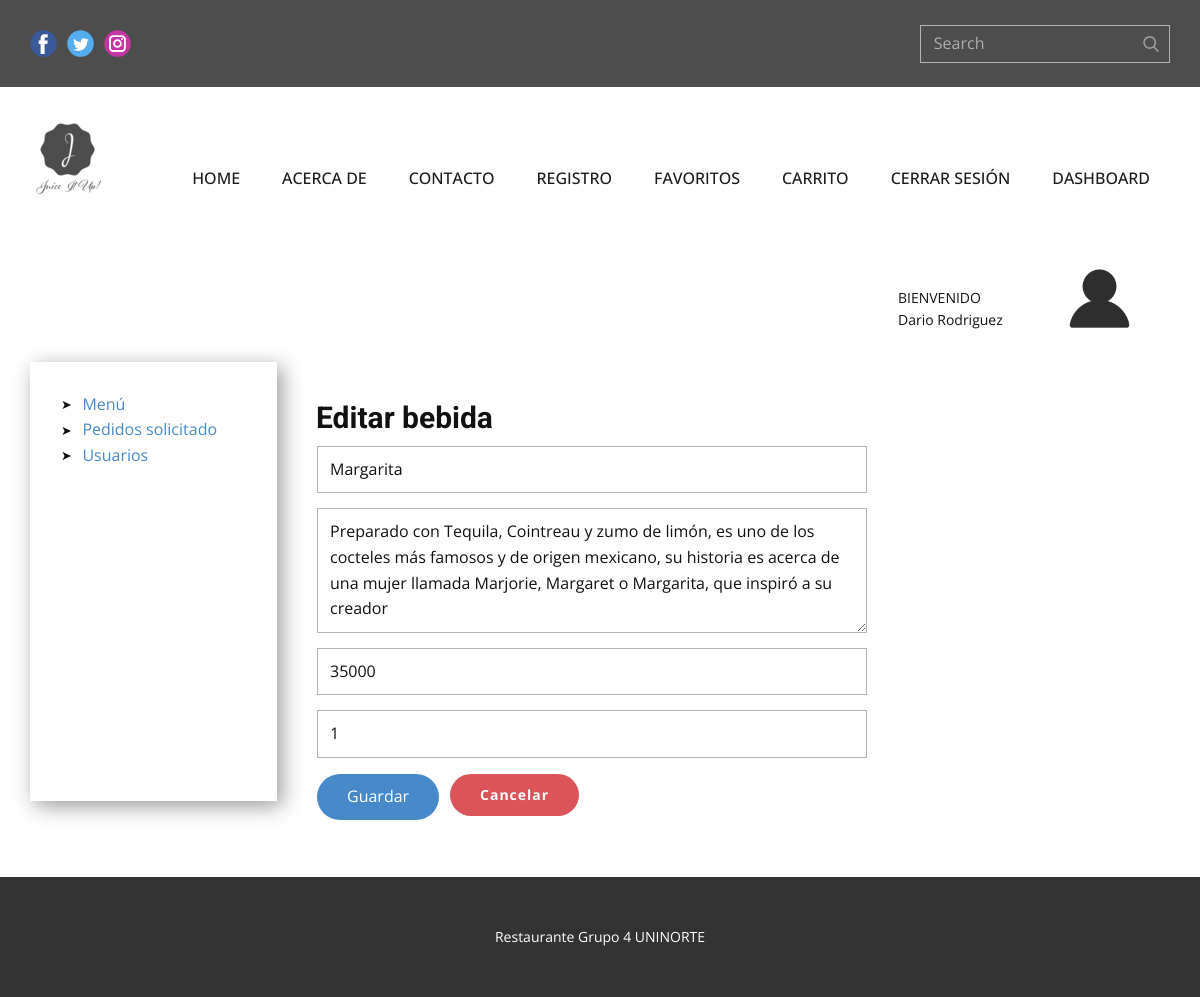
Page /update_bebida/1 (signed in) on the earlier database version.
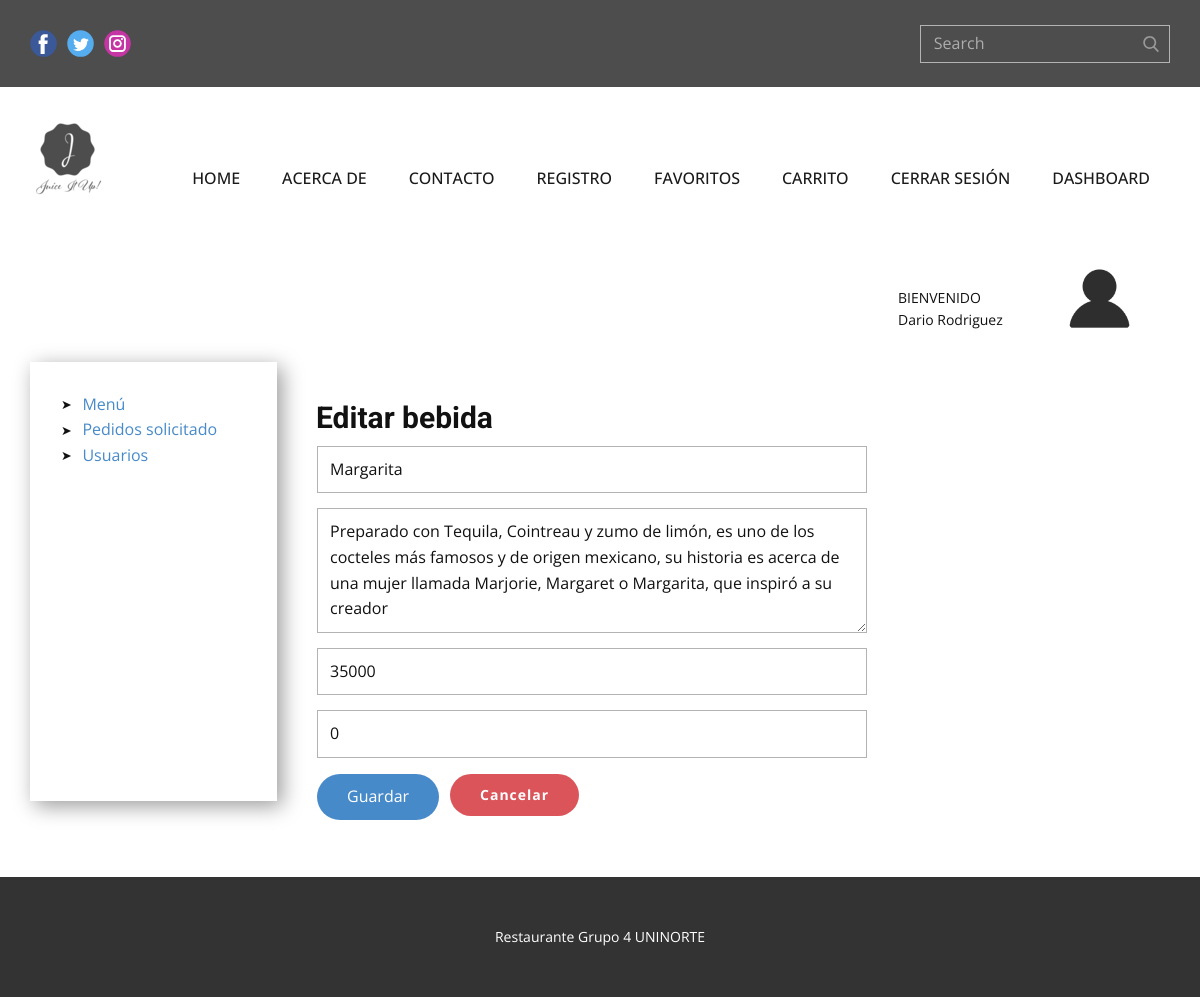
Same page on the later database version.
### tables this page shows
CREATE TABLE bebidas (id INTEGER PRIMARY KEY NOT NULL, nombreBebida VARCHAR NOT NULL, descripcion TEXT NOT NULL, precio INTEGER NOT NULL, estado BOOLEAN DEFAULT (1), created_by DATE, updated_by DATE, urlField VARCHAR);

### app.py (the view, shortened to what this page needs)
@app.route('/update_bebida/<int:id>', methods=["GET","POST"])
def update_bebida(id):
    if session:
        try:
            return render_template('bebida_update_form.html', row = bebida_controller.get_bebida(id))
        except:
            return render_template('bebida_update_form.html', row = bebida_controller.get_bebida(id))
    return redirect(url_for("login"))

### bebida_controller.py (called while the page is built)
def get_bebida(id):
    db = sqlconnection()
    db.row_factory=sqlite3.Row
    cur = db.cursor()
    statement = "SELECT * FROM bebidas WHERE id = ?;"
    cur.execute(statement, [id])
    row = cur.fetchall()
    return row

### db.py (called while the page is built)
def sqlconnection():
    conn = sqlite3.connect(database)
    return conn

### templates/bebida_update_form.html (shortened to what this page needs)
{% extends "index.html" %}
{% block style %}
    <link rel="stylesheet" href="{{ url_for('static', filename='style/usuario_update_form.css') }}" media="screen">
{% endblock style %}
{% block content %}
    <section class="u-clearfix u-section-1" id="sec-b3eb">
      <div class="u-align-left u-clearfix u-sheet u-valign-top u-sheet-1">
        <div class="u-clearfix u-expanded-width u-layout-wrap u-layout-wrap-1">
          <div class="u-layout">
            <div class="u-layout-col">
              <div class="u-size-30">
                <div class="u-layout-col">
                  <div class="u-container-style u-layout-cell u-size-60 u-layout-cell-1">
                    <div class="u-container-layout u-valign-top u-container-layout-1">
                      <div class="u-image u-image-circle u-preserve-proportions u-image-1" alt="" data-image-width="512" data-image-height="512"></div>
                      <p class="u-small-text u-text u-text-variant u-text-1">BIENVENIDO</p>
                      <p class="u-small-text u-text u-text-variant u-text-2">{{session["nombre"]}}</p>
                    </div>
                  </div>
                </div>
              </div>
              <div class="u-size-30">
                <div class="u-layout-row">
                  <div class="u-container-style u-layout-cell u-size-13 u-layout-cell-2">
                    <div class="u-container-layout u-container-layout-2">
                      <ul class="u-custom-list u-text u-text-default u-text-3">
                        {% if session["super"] == 1 or session["admin"] == 1 %}
                        <li>
                          <div class="u-list-icon">
                            <div xmlns="http://www.w3.org/2000/svg" xmlns:xlink="http://www.w3.org/1999/xlink" version="1.1" xml:space="preserve" class="u-svg-content">➤</div>
                          </div>
                          <a href="{{ url_for('getBebidas') }}"> Menú</a>
                        </li>
                        <li>
                          <div class="u-list-icon">
                            <div xmlns="http://www.w3.org/2000/svg" xmlns:xlink="http://www.w3.org/1999/xlink" version="1.1" xml:space="preserve" class="u-svg-content">➤</div>
                          </div>
                          <a href="{{ url_for('listPedidos') }}"> Pedidos solicitado</a>
                        </li>
                        {% endif %}
                        <li>
                          <div class="u-list-icon">
                            <div xmlns="http://www.w3.org/2000/svg" xmlns:xlink="http://www.w3.org/1999/xlink" version="1.1" xml:space="preserve" class="u-svg-content">➤</div>
                          </div>
                          <a href="{{ url_for('getUsuarios') }}"> Usuarios</a>
                        </li>
                      </ul>
                    </div>
                  </div>
                  <div class="u-container-style u-layout-cell u-size-47 u-layout-cell-3">
                    <div class="u-container-layout u-container-layout-3">
                      <h3 class="u-text u-text-default u-text-4">Editar bebida</h3>
                      <div class="u-form u-form-1">
                        {% for r in row %}
                        <form method="POST" source="custom" class="u-clearfix u-form-custom-backend u-form-spacing-15 u-form-vertical u-inner-form" name="formUpdateB" style="padding: 10px;">
                          <div class="u-form-group u-form-name u-form-group-1">
                            <input type="text" placeholder="Nombre bebida" id="name-b527" name="nombre" class="u-border-1 u-border-grey-30 u-input u-input-rectangle u-white" value="{{ r ["nombreBebida"] }}">
                          </div>
                          <div class="u-form-group u-form-message u-form-group-2">
                            <textarea rows="4" cols="50" placeholder="Descripción" id="message-e1a1" name="descripcion" class="u-border-1 u-border-grey-30 u-input u-input-rectangle u-white">{{ r ["descripcion"] }}</textarea>
                          </div>
                          <div class="u-form-group u-form-group-3">
                            <input type="text" placeholder="Precio" id="text-9ec3" name="precio" class="u-border-1 u-border-grey-30 u-input u-input-rectangle u-white" value="{{ r ["precio"] }}">
                          </div>
                          <div class="u-form-group u-form-group-4">
                            <input type="text" placeholder="Disponibilidad" id="text-4441" name="disponibilidad" class="u-border-1 u-border-grey-30 u-input u-input-rectangle u-white" value="{{ r ["estado"] }}">
                          </div>
                          <div class="u-align-left u-form-group u-form-submit">
                            <button type="submit" class="u-active-palette-1-light-1 u-border-none u-btn u-btn-round u-btn-submit u-button-style u-hover-palette-1-light-1 u-palette-1-base u-radius-50 u-text-body-alt-color u-btn-1">Guardar</button>
                          </div>
                        </form>
                        {% endfor %}
                      </div>
                      <a href="{{ url_for('getBebidas') }}" class="u-border-none u-btn u-btn-round u-button-style u-hover-palette-1-light-1 u-palette-2-base u-radius-21 u-btn-2">Cancelar</a>
                    </div>
                  </div>
                </div>
              </div>
            </div>
          </div>
        </div>
      </div>
    </section>
{% endblock content %}

### templates/index.html (shortened to what this page needs)
<!DOCTYPE html>
<html style="font-size: 16px;" lang="es">
  <head>
    <link rel="stylesheet" href="{{ url_for('static', filename='style/nicepage.css') }}" media="screen">
    {% block style %}{% endblock style %}
  </head>
  <body data-home-page="index.html" data-home-page-title="index" class="u-body">
    {% block header %}
    <header class="u-align-left u-clearfix u-header u-section-row-container" id="sec-965c"><div class="u-section-rows">
        <div class="u-grey-70 u-section-row u-section-row-1" id="sec-46aa">
          <div class="u-clearfix u-sheet u-sheet-1">
            <div class="u-social-icons u-spacing-10 u-social-icons-1">
              <a class="u-social-url" title="facebook" target="_blank" href=""><span class="u-icon u-social-facebook u-social-icon u-icon-1"><svg class="u-svg-link" preserveAspectRatio="xMidYMin slice" viewBox="0 0 112 112"><use xmlns:xlink="http://www.w3.org/1999/xlink" xlink:href="#svg-dfe3"></use></svg></span>
              </a>
              <a class="u-social-url" title="twitter" target="_blank" href=""><span class="u-icon u-social-icon u-social-twitter u-icon-2"><svg class="u-svg-link" preserveAspectRatio="xMidYMin slice" viewBox="0 0 112 112"><use xmlns:xlink="http://www.w3.org/1999/xlink" xlink:href="#svg-1291"></use></svg></span>
              </a>
              <a class="u-social-url" title="instagram" target="_blank" href=""><span class="u-icon u-social-icon u-social-instagram u-icon-3"><svg class="u-svg-link" preserveAspectRatio="xMidYMin slice" viewBox="0 0 112 112"><use xmlns:xlink="http://www.w3.org/1999/xlink" xlink:href="#svg-23ed"></use></svg></span>
              </a>
            </div>
            <form action="#" method="get" class="u-border-1 u-border-grey-30 u-expanded-width-xs u-search u-search-right u-search-1">
              <button class="u-search-button" type="submit">
                <span class="u-search-icon u-spacing-10 u-text-grey-40">
                  <svg class="u-svg-link" preserveAspectRatio="xMidYMin slice" viewBox="0 0 56.966 56.966"><use xmlns:xlink="http://www.w3.org/1999/xlink" xlink:href="#svg-9dab"></use></svg>
                </span>
              </button>
              <input class="u-search-input" type="search" name="search" value="" placeholder="Search">
            </form>
          </div>
        </div>
        <div class="u-section-row u-section-row-2" id="sec-37e8">
          <div class="u-clearfix u-sheet u-valign-middle u-sheet-2">
            <a href="{{ url_for('index') }}" class="u-image u-logo u-image-1" data-image-width="80" data-image-height="40">
              <img src="{{ url_for('static', filename='images/default-logo.png') }}" class="u-logo-image u-logo-image-1" data-image-width="80">
            </a>
            <nav data-position="" class="u-menu u-menu-dropdown u-offcanvas u-menu-1">
              <div class="u-custom-menu u-nav-container">
                <ul class="u-nav u-spacing-2 u-unstyled u-nav-1"><li class="u-nav-item"><a class="u-active-palette-1-base u-border-active-palette-1-base u-border-hover-palette-1-light-1 u-button-style u-hover-palette-1-light-1 u-nav-link u-text-active-white u-text-grey-90 u-text-hover-white" href="{{ url_for('index') }}" style="padding: 10px 20px;">Home</a>
</li><li class="u-nav-item"><a class="u-active-palette-1-base u-border-active-palette-1-base u-border-hover-palette-1-light-1 u-button-style u-hover-palette-1-light-1 u-nav-link u-text-active-white u-text-grey-90 u-text-hover-white" href="{{ url_for('about') }}" style="padding: 10px 20px;">Acerca de</a>
</li><li class="u-nav-item"><a class="u-active-palette-1-base u-border-active-palette-1-base u-border-hover-palette-1-light-1 u-button-style u-hover-palette-1-light-1 u-nav-link u-text-active-white u-text-grey-90 u-text-hover-white" href="{{ url_for('contacto') }}" style="padding: 10px 20px;">contacto</a>
</li><li class="u-nav-item"><a class="u-active-palette-1-base u-border-active-palette-1-base u-border-hover-palette-1-light-1 u-button-style u-hover-palette-1-light-1 u-nav-link u-text-active-white u-text-grey-90 u-text-hover-white" href="{{ url_for('register') }}" style="padding: 10px 20px;">registro</a>
  {% if session %}
</li><li class="u-nav-item"><a class="u-active-palette-1-base u-border-active-palette-1-base u-border-hover-palette-1-light-1 u-button-style u-hover-palette-1-light-1 u-nav-link u-text-active-white u-text-grey-90 u-text-hover-white" href="{{ url_for('favoritos') }}" style="padding: 10px 20px;">Favoritos</a>
</li><li class="u-nav-item"><a class="u-active-palette-1-base u-border-active-palette-1-base u-border-hover-palette-1-light-1 u-button-style u-hover-palette-1-light-1 u-nav-link u-text-active-white u-text-grey-90 u-text-hover-white" href="{{ url_for('compra') }}" style="padding: 10px 20px;">Carrito</a>
</li><li class="u-nav-item"><a class="u-active-palette-1-base u-border-active-palette-1-base u-border-hover-palette-1-light-1 u-button-style u-hover-palette-1-light-1 u-nav-link u-text-active-white u-text-grey-90 u-text-hover-white" href="{{ url_for('logout') }}" style="padding: 10px 20px;">Cerrar sesión</a>
</li><li class="u-nav-item"><a class="u-active-palette-1-base u-border-active-palette-1-base u-border-hover-palette-1-light-1 u-button-style u-hover-palette-1-light-1 u-nav-link u-text-active-white u-text-grey-90 u-text-hover-white" href="{{ url_for('getBebidas') }}" style="padding: 10px 20px;">Dashboard</a>
  {% endif %}
</li></ul>
              </div>
            </nav>
          </div>
        </div>
      </div>
    </header>
{% endblock header %}
{% block content %}{% endblock content %}
    <footer class="u-align-center u-clearfix u-footer u-grey-80 u-footer" id="sec-ed0d"><div class="u-clearfix u-sheet u-sheet-1">
        <p class="u-small-text u-text u-text-variant u-text-1">Restaurante Grupo 4 UNINORTE</p>
      </div></footer>
  </body>
</html>

### static/style/usuario_update_form.css (style rules this page uses)
.u-section-1 .u-sheet-1 { min-height: 649px; }
.u-section-1 .u-layout-wrap-1 { margin-top: 0; margin-bottom: 60px; }
.u-section-1 .u-layout-cell-1 { min-height: 130px; }
.u-section-1 .u-container-layout-1 { padding: 30px; }
.u-section-1 .u-image-1 { width: 81px; height: 81px; background-image: url("../images/avatar.png"); background-position: 50% 50%; margin: 0 0 0 auto; }
.u-section-1 .u-text-1 { margin: -52px 133px 0 838px; }
.u-section-1 .u-text-2 { margin: 0 133px 0 838px; }
.u-section-1 .u-layout-cell-2 { min-height: 200px; }
.u-section-1 .u-container-layout-2 { box-shadow: 5px 5px 20px 0 rgba(0,0,0,0.4); padding: 30px; }
.u-section-1 .u-text-3 { margin-bottom: 0; margin-top: 0; }
.u-section-1 .u-layout-cell-3 { min-height: 439px; }
.u-section-1 .u-container-layout-3 { padding: 30px; }
.u-section-1 .u-text-4 { font-weight: 700; margin: 8px auto 0 9px; }
.u-section-1 .u-form-1 { height: 313px; margin: 0 263px 0 0; }
.u-section-1 .u-btn-2 { border-style: none; font-weight: 700; font-size: 0.875rem; letter-spacing: 1px; background-image: none; margin: -57px auto -174px 143px; }

Differences in the rows shown:
changed bebidas "Margarita": disponibilidad "1" → "0"
